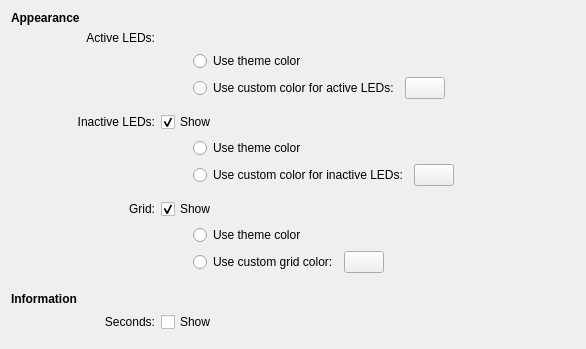
<ui version="4.0" >
 <class>clockConfig</class>
 <widget class="QWidget" name="clockConfig" >
  <property name="geometry" >
   <rect>
    <x>0</x>
    <y>0</y>
    <width>586</width>
    <height>349</height>
   </rect>
  </property>
  <property name="minimumSize" >
   <size>
    <width>400</width>
    <height>300</height>
   </size>
  </property>
  <layout class="QGridLayout" name="gridLayout" >
   <item row="0" column="0" >
    <widget class="QLabel" name="Appearance" >
     <property name="font" >
      <font>
       <weight>75</weight>
       <bold>true</bold>
      </font>
     </property>
     <property name="text" >
      <string>Appearance</string>
     </property>
    </widget>
   </item>
   <item row="1" column="1" >
    <widget class="QLabel" name="label" >
     <property name="text" >
      <string>Active LEDs:</string>
     </property>
     <property name="alignment" >
      <set>Qt::AlignRight|Qt::AlignTrailing|Qt::AlignVCenter</set>
     </property>
    </widget>
   </item>
   <item row="3" column="4" >
    <layout class="QHBoxLayout" name="horizontalLayout_3" >
     <item>
      <widget class="QRadioButton" name="onLedsCustomColorRadioButton" >
       <property name="text" >
        <string>Use custom color for active LEDs:</string>
       </property>
      </widget>
     </item>
     <item>
      <widget class="KColorButton" name="onLedsCustomColorButton" />
     </item>
     <item>
      <spacer name="horizontalSpacer_3" >
       <property name="orientation" >
        <enum>Qt::Horizontal</enum>
       </property>
       <property name="sizeHint" stdset="0" >
        <size>
         <width>40</width>
         <height>20</height>
        </size>
       </property>
      </spacer>
     </item>
    </layout>
   </item>
   <item row="4" column="2" >
    <spacer name="verticalSpacer_3" >
     <property name="orientation" >
      <enum>Qt::Vertical</enum>
     </property>
     <property name="sizeType" >
      <enum>QSizePolicy::Fixed</enum>
     </property>
     <property name="sizeHint" stdset="0" >
      <size>
       <width>20</width>
       <height>7</height>
      </size>
     </property>
    </spacer>
   </item>
   <item row="5" column="0" colspan="2" >
    <widget class="QLabel" name="label_4" >
     <property name="text" >
      <string>Inactive LEDs:</string>
     </property>
     <property name="alignment" >
      <set>Qt::AlignRight|Qt::AlignTrailing|Qt::AlignVCenter</set>
     </property>
    </widget>
   </item>
   <item row="5" column="2" colspan="3" >
    <widget class="QCheckBox" name="showOffLedsCheckBox" >
     <property name="toolTip" >
      <string>Show the inactive LEDs</string>
     </property>
     <property name="whatsThis" >
      <string>Check this if you want to see the inactive LEDs.</string>
     </property>
     <property name="text" >
      <string>Show</string>
     </property>
     <property name="checked" >
      <bool>true</bool>
     </property>
    </widget>
   </item>
   <item row="6" column="4" >
    <widget class="QRadioButton" name="offLedsDefaultColorRadioButton" >
     <property name="text" >
      <string>Use theme color</string>
     </property>
    </widget>
   </item>
   <item row="7" column="4" >
    <layout class="QHBoxLayout" name="horizontalLayout_2" >
     <item>
      <widget class="QRadioButton" name="offLedsCustomColorRadioButton" >
       <property name="sizePolicy" >
        <sizepolicy vsizetype="Fixed" hsizetype="Minimum" >
         <horstretch>0</horstretch>
         <verstretch>0</verstretch>
        </sizepolicy>
       </property>
       <property name="text" >
        <string>Use custom color for inactive LEDs:</string>
       </property>
      </widget>
     </item>
     <item>
      <widget class="KColorButton" name="offLedsCustomColorButton" />
     </item>
     <item>
      <spacer name="horizontalSpacer_2" >
       <property name="orientation" >
        <enum>Qt::Horizontal</enum>
       </property>
       <property name="sizeHint" stdset="0" >
        <size>
         <width>40</width>
         <height>20</height>
        </size>
       </property>
      </spacer>
     </item>
    </layout>
   </item>
   <item row="8" column="2" colspan="2" >
    <spacer name="verticalSpacer_2" >
     <property name="orientation" >
      <enum>Qt::Vertical</enum>
     </property>
     <property name="sizeType" >
      <enum>QSizePolicy::Fixed</enum>
     </property>
     <property name="sizeHint" stdset="0" >
      <size>
       <width>20</width>
       <height>7</height>
      </size>
     </property>
    </spacer>
   </item>
   <item row="9" column="0" colspan="2" >
    <widget class="QLabel" name="label_3" >
     <property name="text" >
      <string>Grid:</string>
     </property>
     <property name="alignment" >
      <set>Qt::AlignRight|Qt::AlignTrailing|Qt::AlignVCenter</set>
     </property>
    </widget>
   </item>
   <item row="9" column="2" colspan="3" >
    <widget class="QCheckBox" name="showGridCheckBox" >
     <property name="toolTip" >
      <string>Show the grid</string>
     </property>
     <property name="whatsThis" >
      <string>Check this if you want to see a grid around leds.</string>
     </property>
     <property name="text" >
      <string>Show</string>
     </property>
     <property name="checked" >
      <bool>true</bool>
     </property>
    </widget>
   </item>
   <item row="10" column="4" >
    <widget class="QRadioButton" name="gridDefaultColorRadioButton" >
     <property name="text" >
      <string>Use theme color</string>
     </property>
    </widget>
   </item>
   <item row="11" column="4" >
    <layout class="QHBoxLayout" name="horizontalLayout" >
     <item>
      <widget class="QRadioButton" name="gridCustomColorRadioButton" >
       <property name="text" >
        <string>Use custom grid color:</string>
       </property>
      </widget>
     </item>
     <item>
      <widget class="KColorButton" name="gridCustomColorButton" />
     </item>
     <item>
      <spacer name="horizontalSpacer" >
       <property name="orientation" >
        <enum>Qt::Horizontal</enum>
       </property>
       <property name="sizeHint" stdset="0" >
        <size>
         <width>40</width>
         <height>20</height>
        </size>
       </property>
      </spacer>
     </item>
    </layout>
   </item>
   <item row="12" column="0" >
    <spacer name="verticalSpacer_4" >
     <property name="orientation" >
      <enum>Qt::Vertical</enum>
     </property>
     <property name="sizeType" >
      <enum>QSizePolicy::Fixed</enum>
     </property>
     <property name="sizeHint" stdset="0" >
      <size>
       <width>20</width>
       <height>13</height>
      </size>
     </property>
    </spacer>
   </item>
   <item row="13" column="0" >
    <widget class="QLabel" name="label_6" >
     <property name="font" >
      <font>
       <weight>75</weight>
       <bold>true</bold>
      </font>
     </property>
     <property name="text" >
      <string>Information</string>
     </property>
    </widget>
   </item>
   <item row="15" column="3" colspan="2" >
    <spacer name="verticalSpacer" >
     <property name="orientation" >
      <enum>Qt::Vertical</enum>
     </property>
     <property name="sizeHint" stdset="0" >
      <size>
       <width>20</width>
       <height>40</height>
      </size>
     </property>
    </spacer>
   </item>
   <item row="2" column="4" >
    <widget class="QRadioButton" name="onLedsDefaultColorRadioButton" >
     <property name="text" >
      <string>Use theme color</string>
     </property>
    </widget>
   </item>
   <item row="14" column="1" >
    <widget class="QLabel" name="showSecondsLabel" >
     <property name="text" >
      <string>Seconds:</string>
     </property>
     <property name="alignment" >
      <set>Qt::AlignRight|Qt::AlignTrailing|Qt::AlignVCenter</set>
     </property>
    </widget>
   </item>
   <item row="14" column="2" colspan="3" >
    <widget class="QCheckBox" name="showSecondHandCheckBox" >
     <property name="toolTip" >
      <string>Show the seconds LEDs</string>
     </property>
     <property name="whatsThis" >
      <string>Check this if you want to display seconds LEDs in order to see the seconds.</string>
     </property>
     <property name="text" >
      <string>Show</string>
     </property>
    </widget>
   </item>
  </layout>
 </widget>
 <customwidgets>
  <customwidget>
   <class>KColorButton</class>
   <extends>QPushButton</extends>
   <header>kcolorbutton.h</header>
  </customwidget>
 </customwidgets>
 <connections>
  <connection>
   <sender>onLedsDefaultColorRadioButton</sender>
   <signal>toggled(bool)</signal>
   <receiver>onLedsCustomColorButton</receiver>
   <slot>setDisabled(bool)</slot>
   <hints>
    <hint type="sourcelabel" >
     <x>558</x>
     <y>55</y>
    </hint>
    <hint type="destinationlabel" >
     <x>423</x>
     <y>82</y>
    </hint>
   </hints>
  </connection>
  <connection>
   <sender>offLedsDefaultColorRadioButton</sender>
   <signal>toggled(bool)</signal>
   <receiver>offLedsCustomColorButton</receiver>
   <slot>setDisabled(bool)</slot>
   <hints>
    <hint type="sourcelabel" >
     <x>566</x>
     <y>148</y>
    </hint>
    <hint type="destinationlabel" >
     <x>424</x>
     <y>172</y>
    </hint>
   </hints>
  </connection>
  <connection>
   <sender>gridDefaultColorRadioButton</sender>
   <signal>toggled(bool)</signal>
   <receiver>gridCustomColorButton</receiver>
   <slot>setDisabled(bool)</slot>
   <hints>
    <hint type="sourcelabel" >
     <x>547</x>
     <y>243</y>
    </hint>
    <hint type="destinationlabel" >
     <x>395</x>
     <y>267</y>
    </hint>
   </hints>
  </connection>
  <connection>
   <sender>showOffLedsCheckBox</sender>
   <signal>toggled(bool)</signal>
   <receiver>offLedsDefaultColorRadioButton</receiver>
   <slot>setEnabled(bool)</slot>
   <hints>
    <hint type="sourcelabel" >
     <x>164</x>
     <y>124</y>
    </hint>
    <hint type="destinationlabel" >
     <x>184</x>
     <y>147</y>
    </hint>
   </hints>
  </connection>
  <connection>
   <sender>showOffLedsCheckBox</sender>
   <signal>toggled(bool)</signal>
   <receiver>offLedsCustomColorRadioButton</receiver>
   <slot>setEnabled(bool)</slot>
   <hints>
    <hint type="sourcelabel" >
     <x>296</x>
     <y>120</y>
    </hint>
    <hint type="destinationlabel" >
     <x>296</x>
     <y>176</y>
    </hint>
   </hints>
  </connection>
  <connection>
   <sender>showGridCheckBox</sender>
   <signal>toggled(bool)</signal>
   <receiver>gridDefaultColorRadioButton</receiver>
   <slot>setEnabled(bool)</slot>
   <hints>
    <hint type="sourcelabel" >
     <x>165</x>
     <y>217</y>
    </hint>
    <hint type="destinationlabel" >
     <x>191</x>
     <y>238</y>
    </hint>
   </hints>
  </connection>
  <connection>
   <sender>showGridCheckBox</sender>
   <signal>toggled(bool)</signal>
   <receiver>gridCustomColorRadioButton</receiver>
   <slot>setEnabled(bool)</slot>
   <hints>
    <hint type="sourcelabel" >
     <x>264</x>
     <y>210</y>
    </hint>
    <hint type="destinationlabel" >
     <x>256</x>
     <y>268</y>
    </hint>
   </hints>
  </connection>
 </connections>
</ui>
